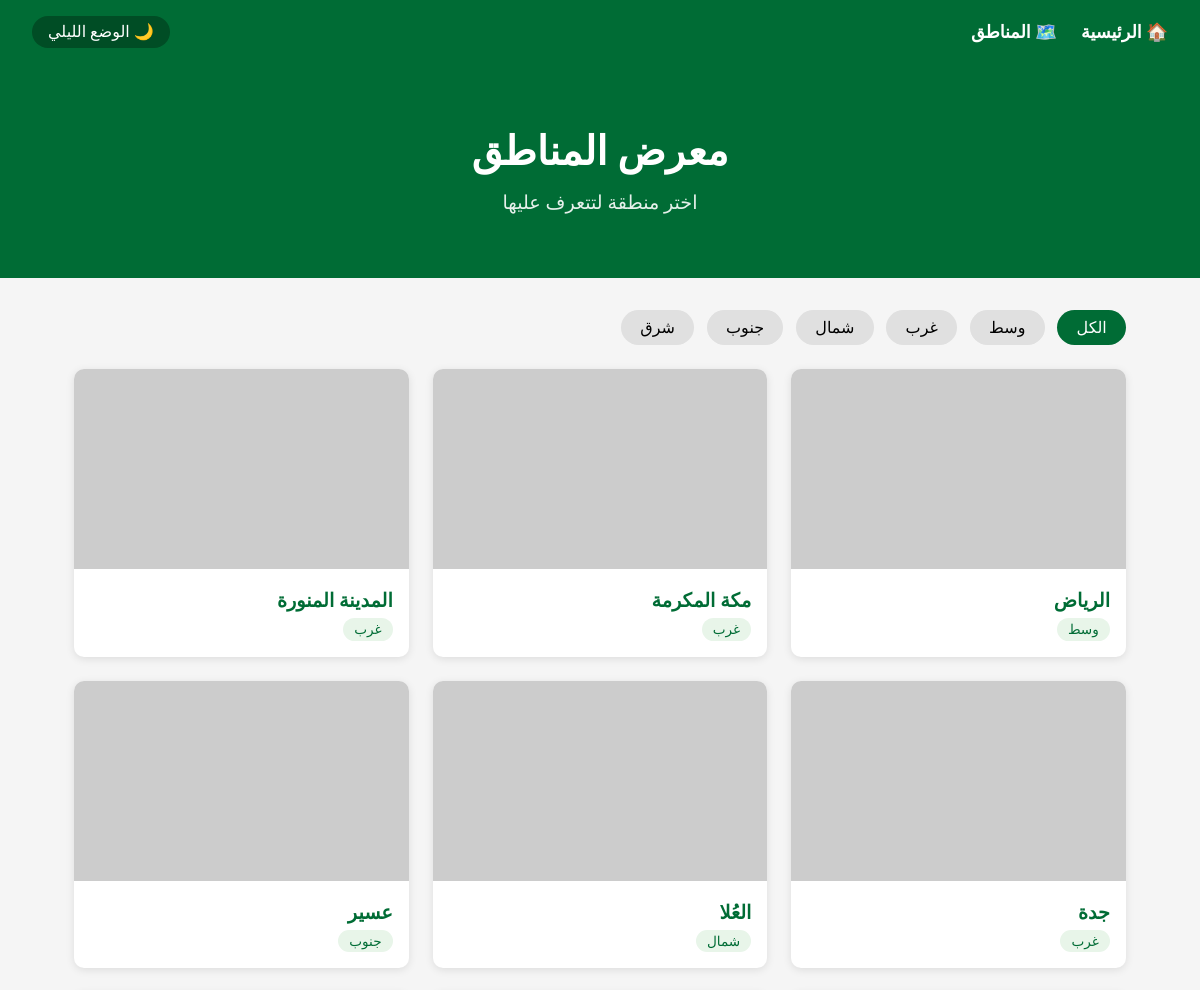
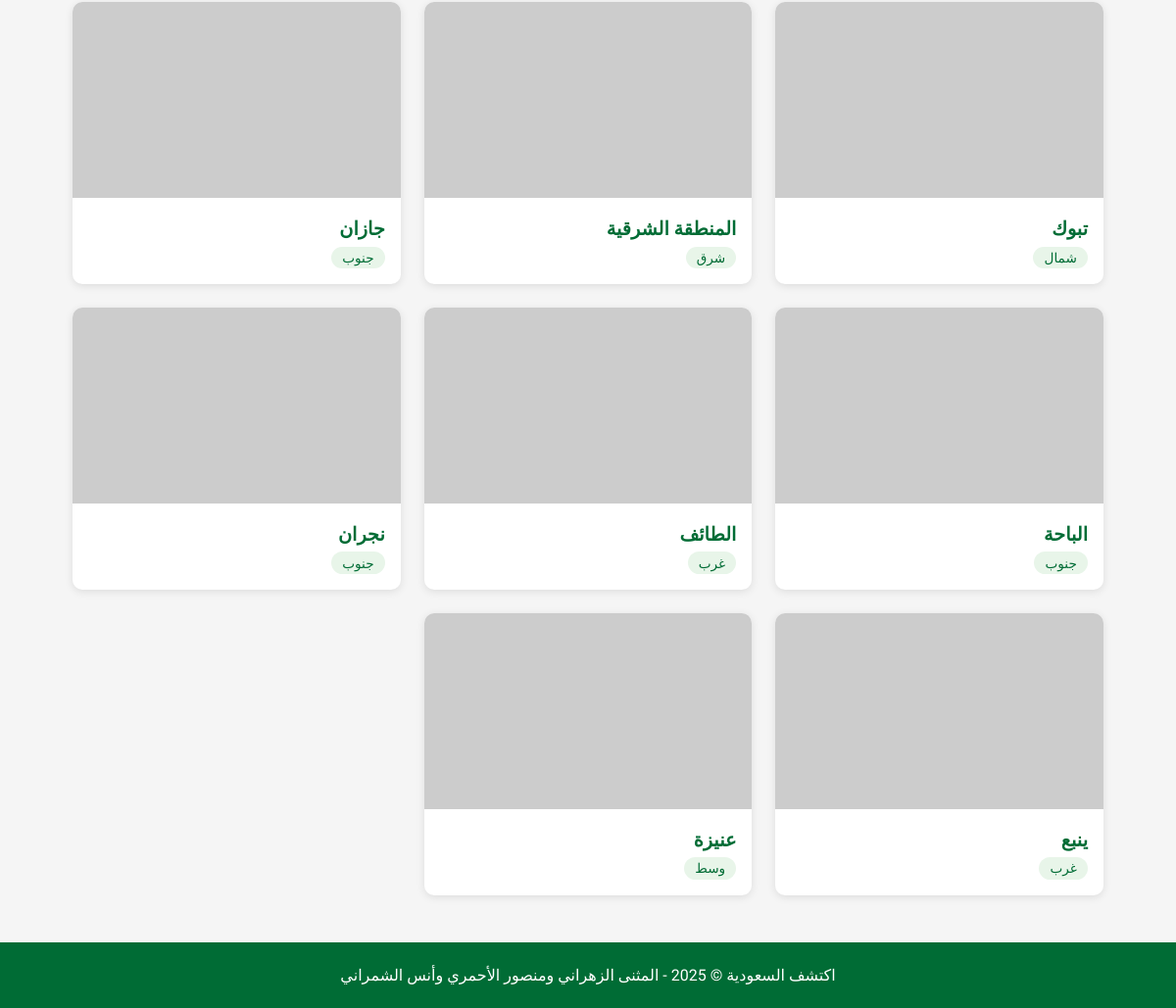
The app's page /regions.php with its own data (2 pictures, top to bottom).
### tables this page shows
CREATE TABLE IF NOT EXISTS regions (
    id          INT AUTO_INCREMENT PRIMARY KEY,
    name        VARCHAR(100) NOT NULL,
    description TEXT         NOT NULL,
    category    VARCHAR(50)  NOT NULL,
    image       VARCHAR(500),
    landmarks   TEXT
) DEFAULT CHARSET=utf8mb4 COLLATE=utf8mb4_unicode_ci;

### regions.php (the view, shortened to what this page needs)
<?php require_once 'db.php'; ?>
<!DOCTYPE html>
<html lang="ar" dir="rtl">
<head>
    <link rel="stylesheet" href="styles.css">
</head>
<body>
<nav>
    <a href="index.php">🏠 الرئيسية</a>
    <a href="regions.php">🗺️ المناطق</a>
    <button onclick="toggleDark(this)" id="darkBtn">🌙 الوضع الليلي</button>
</nav>
<header class="hero">
    <h1>معرض المناطق</h1>
    <p>اختر منطقة لتتعرف عليها</p>
</header>
<main>
    <div class="filter-buttons">
        <button class="filter-btn active" onclick="filterRegions('الكل', this)">الكل</button>
        <button class="filter-btn" onclick="filterRegions('وسط', this)">وسط</button>
        <button class="filter-btn" onclick="filterRegions('غرب', this)">غرب</button>
        <button class="filter-btn" onclick="filterRegions('شمال', this)">شمال</button>
        <button class="filter-btn" onclick="filterRegions('جنوب', this)">جنوب</button>
        <button class="filter-btn" onclick="filterRegions('شرق', this)">شرق</button>
    </div>
    <div class="cards-grid">
        <?php
        $result = mysqli_query($conn, "SELECT * FROM regions ORDER BY id");
        while ($row = mysqli_fetch_assoc($result)) {
            $thumb = explode(',', $row['image'])[0];
            echo '<div class="region-card" data-category="' . $row['category'] . '" onclick="window.location=\'details.php?id=' . $row['id'] . '\'">';
            echo '  <img src="' . trim($thumb) . '" alt="' . $row['name'] . '">';
            echo '  <div class="card-info">';
            echo '    <h3>' . $row['name'] . '</h3>';
            echo '    <span class="category-badge">' . $row['category'] . '</span>';
            echo '  </div>';
            echo '</div>';
        }
        ?>
    </div>
</main>
<footer>
    <p>اكتشف السعودية &copy; 2025 - المثنى الزهراني ومنصور الأحمري وأنس الشمراني</p>
</footer>
</body>
</html>

### styles.css (style rules this page uses)
* { box-sizing: border-box; margin: 0; padding: 0; }
body { font-family: 'Cairo', sans-serif; direction: rtl; background-color: #f5f5f5; color: #222; transition: background-color 0.3s, color 0.3s; }
nav { background-color: #006c35; padding: 1rem 2rem; display: flex; align-items: center; gap: 1.5rem; }
nav a { color: white; text-decoration: none; font-size: 1.1rem; font-weight: 600; }
#darkBtn { margin-right: auto; background-color: #004d25; color: white; border: none; padding: 0.4rem 1rem; border-radius: 20px; cursor: pointer; font-family: 'Cairo', sans-serif; font-size: 1rem; }
.hero { background-color: #006c35; color: white; text-align: center; padding: 4rem 2rem; }
.hero h1 { font-size: 2.5rem; margin-bottom: 1rem; }
.hero p { font-size: 1.2rem; opacity: 0.9; }
main { max-width: 1100px; margin: 2rem auto; padding: 0 1.5rem; }
.cards-grid { display: flex; flex-wrap: wrap; gap: 1.5rem; margin-top: 1.5rem; }
.region-card { background-color: white; border-radius: 10px; width: calc(33.33% - 1rem); box-shadow: 0 2px 8px rgba(0, 0, 0, 0.1); overflow: hidden; cursor: pointer; transition: transform 0.2s; }
.region-card img { width: 100%; height: 200px; object-fit: cover; }
.card-info { padding: 1rem; }
.card-info h3 { color: #006c35; margin-bottom: 0.4rem; font-size: 1.2rem; }
.category-badge { background-color: #e8f5e9; color: #006c35; padding: 0.2rem 0.7rem; border-radius: 12px; font-size: 0.85rem; display: inline-block; }
.filter-buttons { display: flex; gap: 0.8rem; flex-wrap: wrap; margin-bottom: 1.5rem; }
.filter-btn { background-color: #e0e0e0; border: none; padding: 0.5rem 1.2rem; border-radius: 20px; cursor: pointer; font-family: 'Cairo', sans-serif; font-size: 1rem; transition: background-color 0.2s; }
.filter-btn:hover, .filter-btn.active { background-color: #006c35; color: white; }
footer { background-color: #006c35; color: white; text-align: center; padding: 1.5rem; margin-top: 3rem; }

### records on screen
regions: name "الرياض", category "وسط"
regions: name "مكة المكرمة", category "غرب"
regions: name "المدينة المنورة", category "غرب"
regions: name "جدة", category "غرب"
regions: name "العُلا", category "شمال"
regions: name "عسير", category "جنوب"
regions: name "تبوك", category "شمال"
regions: name "المنطقة الشرقية", category "شرق"
regions: name "جازان", category "جنوب"
regions: name "الباحة", category "جنوب"
regions: name "الطائف", category "غرب"
regions: name "نجران", category "جنوب"
regions: name "ينبع", category "غرب"
regions: name "عنيزة", category "وسط"
